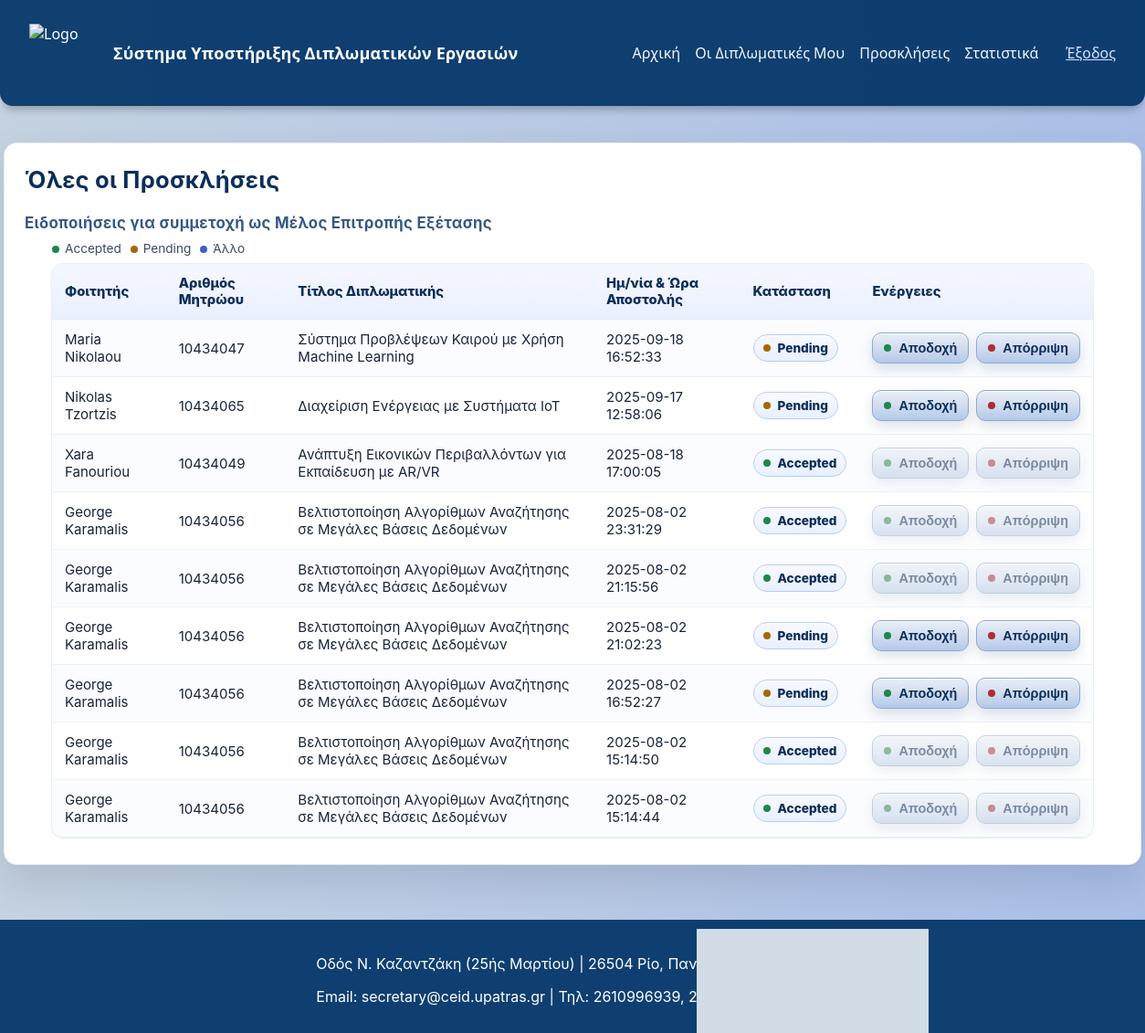
/professors/proskliseis.php (signed in), run on the app's committed database.
### tables this page shows
CREATE TABLE `professors_notifications` (
  `notification_id` int(11) NOT NULL,
  `student_id` int(11) NOT NULL,
  `thesis_id` int(11) NOT NULL,
  `professor_id` int(11) NOT NULL,
  `status` enum('Pending','Accepted','Rejected') DEFAULT 'Pending',
  `sent_at` timestamp NOT NULL DEFAULT current_timestamp(),
  `responded_at` timestamp NULL DEFAULT NULL,
  `response_message` text DEFAULT NULL,
  `comments` text DEFAULT NULL
);

CREATE TABLE `students` (
  `student_id` int(11) NOT NULL,
  `name` varchar(50) NOT NULL,
  `surname` varchar(50) NOT NULL,
  `student_number` varchar(50) NOT NULL,
  `street` varchar(100) DEFAULT NULL,
  `number` varchar(10) DEFAULT NULL,
  `city` varchar(50) DEFAULT NULL,
  `postcode` varchar(20) DEFAULT NULL,
  `father_name` varchar(50) DEFAULT NULL,
  `landline_telephone` varchar(15) DEFAULT NULL,
  `mobile_telephone` varchar(15) DEFAULT NULL
);

CREATE TABLE `theses` (
  `thesis_id` int(11) NOT NULL,
  `title` varchar(255) NOT NULL,
  `description` text DEFAULT NULL,
  `status` enum('Υπό Ανάθεση','Ενεργή','Υπό Εξέταση','Περατωμένη','Ακυρωμένη') NOT NULL,
  `start_date` date DEFAULT NULL,
  `cancel_gs_year` int(11) DEFAULT NULL,
  `assign_gs_year` int(11) DEFAULT NULL,
  `cancel_gs_number` int(11) DEFAULT NULL,
  `assign_gs_number` int(11) DEFAULT NULL,
  `end_date` date DEFAULT NULL,
  `final_grade` decimal(3,2) DEFAULT NULL,
  `student_id` int(11) DEFAULT NULL,
  `supervisor_id` int(11) DEFAULT NULL,
  `repository_link` varchar(255) DEFAULT NULL,
  `cancellation_reason` text DEFAULT NULL,
  `cancellation_ga_number` varchar(50) DEFAULT NULL,
  `cancellation_ga_year` int(11) DEFAULT NULL,
  `approval_gs_number` varchar(20) DEFAULT NULL,
  `links` longtext DEFAULT '[]' CHECK (json_valid(`links`)),
  `topic_pdf` varchar(255) DEFAULT NULL
);

### professors/proskliseis.php (the view, shortened to what this page needs)
<?php
$notifications = [];
try {
    $dsn = "mysql:host=localhost;dbname=vasst;charset=utf8mb4";
    $dbusername = "root";
    $dbpassword = "";
    $pdo = new PDO($dsn, $dbusername, $dbpassword, [
        PDO::ATTR_ERRMODE => PDO::ERRMODE_EXCEPTION
    ]);
    $stmt = $pdo->prepare("
        SELECT p.professor_id
        FROM professors p
        JOIN users u ON u.user_id = p.professor_id
        WHERE u.email = ?
        LIMIT 1
    ");
    $stmt->execute([$_SESSION['email']]);
    $professorId = (int) $stmt->fetchColumn();
    if ($professorId > 0) {
        $stmt = $pdo->prepare("
            SELECT
                pn.notification_id,
                s.name       AS student_name,
                s.surname    AS student_surname,
                s.student_number,
                th.title     AS thesis_title,
                pn.sent_at,
                pn.status
            FROM professors_notifications pn
            LEFT JOIN students  s  ON s.student_id  = pn.student_id
            LEFT JOIN theses    th ON th.thesis_id  = pn.thesis_id
            WHERE pn.professor_id = :pid
              AND (pn.status IS NULL OR pn.status <> 'Rejected')
            ORDER BY
              COALESCE(
                STR_TO_DATE(pn.sent_at, '%Y-%m-%d %H:%i:%s'),
                STR_TO_DATE(pn.sent_at, '%d/%m/%Y %H:%i:%s'),
                FROM_UNIXTIME(0)
              ) DESC,
              pn.notification_id DESC
        ");
        $stmt->execute([':pid' => $professorId]);
        $notifications = $stmt->fetchAll(PDO::FETCH_ASSOC);
    }
} catch (PDOException $e) {
    $notifications = [];
}
?>
<!DOCTYPE html>
<html lang="el">
<head>
</head>
<body>
<header class="site-header">
  <div class="left">
    <img src="ceid_logo.png" alt="Logo" class="logo">
    <span class="system-name">Σύστημα Υποστήριξης Διπλωματικών Εργασιών</span>
  </div>
  <div class="right">
    <nav>
      <a href="professor_home.php">Αρχική</a>
      <a href="listaDiplomatikon.php">Οι Διπλωματικές Μου</a>
      <a href="proskliseis.php">Προσκλήσεις</a>
      <a href="statistika.php">Στατιστικά</a>
    </nav>
    <span class="user-info"><a href="loginn.php">Έξοδος</a></span>
  </div>
</header>
<div class="container">
  <h1>Όλες οι Προσκλήσεις</h1>
  <h2 class="section-title">Ειδοποιήσεις για συμμετοχή ως Μέλος Επιτροπής Εξέτασης</h2>
  <div class="table-toolbar">
    <div class="legend">
      <span class="ok"><span class="dot"></span>Accepted</span>
      <span class="warn"><span class="dot"></span>Pending</span>
      <span class="info"><span class="dot"></span>Άλλο</span>
    </div>
  </div>
  <div class="table-wrapper">
    <table id="pn-table">
      <thead>
        <tr>
          <th>Φοιτητής</th>
          <th>Αριθμός Μητρώου</th>
          <th>Τίτλος Διπλωματικής</th>
          <th>Ημ/νία & Ώρα Αποστολής</th>
          <th>Κατάσταση</th>
          <th>Ενέργειες</th>
        </tr>
      </thead>
      <tbody>
        <?php if (empty($notifications)): ?>
          <tr>
            <td colspan="6" class="empty-message">Δεν υπάρχουν ειδοποιήσεις.</td>
          </tr>
        <?php else: ?>
          <?php foreach ($notifications as $n):
            $full = trim(($n['student_name'] ?? '') . ' ' . ($n['student_surname'] ?? ''));
            $full = $full !== '' ? $full : '—';
            $status = $n['status'] ?? 'Pending';
            $statusClass = strtolower($status) === 'accepted' ? 'status-accepted' :
                           (strtolower($status) === 'pending' ? 'status-pending' : 'status-rejected');
          ?>
          <tr data-notif="<?= (int)$n['notification_id'] ?>">
            <td><?= htmlspecialchars($full) ?></td>
            <td><?= htmlspecialchars($n['student_number'] ?? '—') ?></td>
            <td><?= htmlspecialchars($n['thesis_title'] ?? '—') ?></td>
            <td><?= htmlspecialchars($n['sent_at'] ?? '—') ?></td>
            <td class="<?= $statusClass ?>" data-status><?= htmlspecialchars($status) ?></td>
            <td>
              <div class="actions">
                <?php if (strtolower($status) === 'pending'): ?>
                  <button type="button" class="btn-accept" data-accept>Αποδοχή</button>
                  <button type="button" class="btn-decline" data-decline>Απόρριψη</button>
                <?php else: ?>
                  <button type="button" class="btn-accept btn-disabled" disabled>Αποδοχή</button>
                  <button type="button" class="btn-decline btn-disabled" disabled>Απόρριψη</button>
                <?php endif; ?>
              </div>
            </td>
          </tr>
          <?php endforeach; ?>
        <?php endif; ?>
      </tbody>
    </table>
  </div>
</div>
<footer>
  <p>Οδός Ν. Καζαντζάκη (25ής Μαρτίου) | 26504 Ρίο, Πανεπιστημιούπολη Πατρών</p>
  <p>Email: secretary@ceid.upatras.gr | Τηλ: 2610996939, 2610996940, 2610996941</p>
</footer>
</body>
</html>

### professors/proskliseis.php (style rules this page uses)
:root { --bg-grad: linear-gradient(135deg,#eef2f9 0%,#e6ecf7 60%,#dbe7ff 100%); --panel-bg: #ffffff; --panel-br: #e6ecf7; --primary: #0b2e59; --primary-600:#0d4a8c; --muted:#5b6b84; --blue-50:#eef2ff; --blue-200:#cfe0ff; --blue-300:#b9ccf3; --blue-700:#0b2e59; --ok:#1e874b; --warn:#a56800; --err:#b02a37; }
html,body { margin:0;padding:0 }
body { font-family:'Inter', system-ui, -apple-system, Segoe UI, "Helvetica Neue", Arial, sans-serif; margin:0; padding:0; min-height:100vh; display:flex; flex-direction:column; background: linear-gradient(90deg, #edf1f7, #c9d6ff); color:#333; }
body::before { content:""; position:fixed; inset:0; background-color: hsla(211,32%,51%,.28); z-index:-1 }
.site-header { display:flex;justify-content:space-between;align-items:center; padding:16px 32px;background-color:rgba(0,51,102,.92);color:#fff; box-shadow:0 8px 8px -4px rgba(0,0,0,.25); height:84px;border-bottom-left-radius:14px;border-bottom-right-radius:14px; font-family:'Segoe UI',sans-serif; }
.site-header .left { display:flex;align-items:center;gap:12px }
.site-header .logo { width:80px;height:64px;object-fit:contain }
.system-name { font-size:18px;font-weight:700;letter-spacing:.2px }
.site-header .right { display:flex;align-items:center;gap:18px }
.site-header .right nav a { color:#fff;text-decoration:none;margin-right:12px;opacity:.95 }
.user-info a { color:#d6e2ff }
.container { margin: 40px auto; padding: 20px 22px 28px; max-width: 1200px; background: var(--panel-bg); border: 1px solid var(--panel-br); border-radius: 14px; box-shadow: 0 18px 40px rgba(15,27,45,.12); animation: fadeSlideIn .55s ease-out both; }
h1 { margin: 4px 0 8px; font-size: 1.6rem; color: var(--primary); text-transform: none; letter-spacing: .2px; }
.section-title { margin: 22px 0 6px; font-size: 1.05rem; color:#143b72; font-weight: 700; letter-spacing:.3px; opacity:.85 }
.table-toolbar { display:flex;justify-content:space-between;align-items:center; gap:12px;margin:10px auto 8px;max-width:95%; }
.legend { display:flex;gap:10px;flex-wrap:wrap;font-size:.85rem;color:#3b4a63 }
.legend .dot { width:8px;height:8px;border-radius:50%;display:inline-block;margin-right:6px }
.legend .ok .dot { background:var(--ok) }
.legend .warn .dot { background:var(--warn) }
.legend .info .dot { background:#3760c9 }
.table-wrapper { overflow: auto; margin: 0 auto; max-width: 95%; border:1px solid var(--panel-br); border-radius:12px; background:#fff; }
table { width:100%;border-collapse:separate;border-spacing:0 }
thead th { position: sticky; top: 0; z-index: 2; background: linear-gradient(180deg,#f6f8ff,#eaf0ff); color:#0b2e59; font-weight:800; font-size:.92rem; padding:12px 14px; text-align:left; border-bottom:1px solid var(--panel-br); }
tbody td { padding:12px 14px; text-align:left; border-bottom:1px solid #edf1f7; font-size:.94rem; color:#18243a; }
tbody tr:nth-child(odd) { background:#fbfcff }
table thead th:first-child { border-top-left-radius:12px }
table thead th:last-child { border-top-right-radius:12px }
table tbody tr:last-child td:first-child { border-bottom-left-radius:12px }
table tbody tr:last-child td:last-child { border-bottom-right-radius:12px }
.actions { display:flex;gap:8px;justify-content:flex-start;align-items:center }
.btn-accept,.btn-decline { display:inline-flex;align-items:center;gap:8px;cursor:pointer; padding:8px 12px;border-radius:10px;border:1px solid #8ea9cc; background: linear-gradient(180deg,#e8eef6 0%,#cfdbee 55%,#b2c9ea 100%); color:#0b2e59;font-weight:800;font-size:.9rem; box-shadow: inset 0 1px 0 rgba(255,255,255,.65), 0 6px 14px rgba(18,61,101,.15); transition: transform .12s ease, filter .15s ease, box-shadow .2s ease; }
.btn-accept::before,.btn-decline::before { content:"";width:8px;height:8px;border-radius:50% }
.btn-accept::before { background:var(--ok) }
.btn-decline::before { background:var(--err) }
.btn-disabled { opacity:.55;cursor:default;filter:grayscale(.15);transform:none!important }
.row-appear { animation: rowIn .35s ease-out both }
footer { flex-shrink:0;width:100%;background-color:rgba(0,51,102,.92);color:#fff;text-align:center;padding:22px;margin-top:20px;height:80px }

### data on the page
professors_notifications: student.surname "Μaria Nikolaou", student.student_number "10434047", thesis.title "Σύστημα Προβλέψεων Καιρού με Χρήση Machine Learning", sent_at "2025-09-18 16:52:33", status "Αποδοχή"
professors_notifications: student.surname "Nikolas Tzortzis", student.student_number "10434065", thesis.title "Διαχείριση Ενέργειας με Συστήματα IoT", sent_at "2025-09-17 12:58:06", status "Αποδοχή"
professors_notifications: student.surname "Xara Fanouriou", student.student_number "10434049", thesis.title "Ανάπτυξη Εικονικών Περιβαλλόντων για Εκπαίδευση με AR/VR", sent_at "2025-08-18 17:00:05", status "Αποδοχή"
professors_notifications: student.surname "George Karamalis", student.student_number "10434056", thesis.title "Βελτιστοποίηση Αλγορίθμων Αναζήτησης σε Μεγάλες Βάσεις Δεδομένων", sent_at "2025-08-02 23:31:29", status "Αποδοχή"
professors_notifications: student.surname "George Karamalis", student.student_number "10434056", thesis.title "Βελτιστοποίηση Αλγορίθμων Αναζήτησης σε Μεγάλες Βάσεις Δεδομένων", sent_at "2025-08-02 21:15:56", status "Αποδοχή"
professors_notifications: student.surname "George Karamalis", student.student_number "10434056", thesis.title "Βελτιστοποίηση Αλγορίθμων Αναζήτησης σε Μεγάλες Βάσεις Δεδομένων", sent_at "2025-08-02 21:02:23", status "Αποδοχή"
professors_notifications: student.surname "George Karamalis", student.student_number "10434056", thesis.title "Βελτιστοποίηση Αλγορίθμων Αναζήτησης σε Μεγάλες Βάσεις Δεδομένων", sent_at "2025-08-02 16:52:27", status "Αποδοχή"
professors_notifications: student.surname "George Karamalis", student.student_number "10434056", thesis.title "Βελτιστοποίηση Αλγορίθμων Αναζήτησης σε Μεγάλες Βάσεις Δεδομένων", sent_at "2025-08-02 15:14:50", status "Αποδοχή"
professors_notifications: student.surname "George Karamalis", student.student_number "10434056", thesis.title "Βελτιστοποίηση Αλγορίθμων Αναζήτησης σε Μεγάλες Βάσεις Δεδομένων", sent_at "2025-08-02 15:14:44", status "Αποδοχή"
